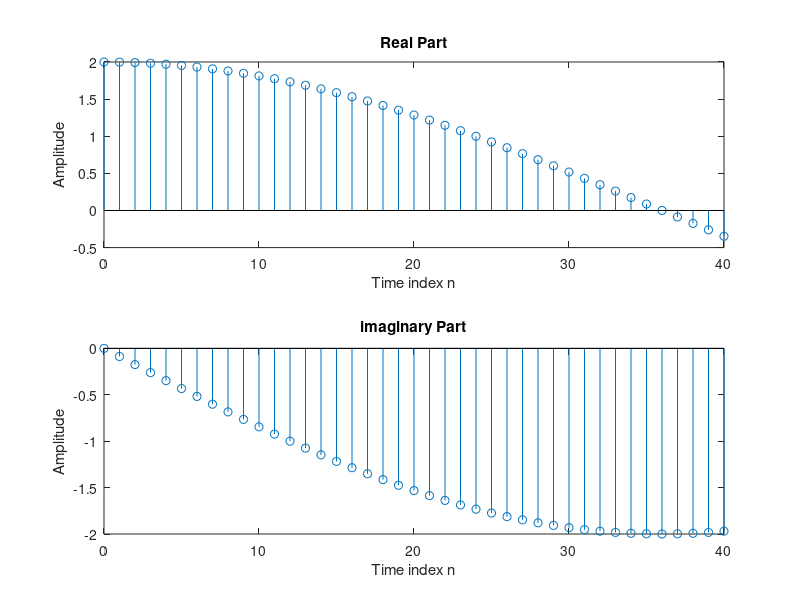

This chart was generated by the following MATLAB code:
c=-(1/12)*(pi/6)*i;
K=2;
n=0:40;
x=K*exp(c*n);
subplot(2,1,1);
stem(n,real(x));
xlabel('Time index n');
ylabel('Amplitude');
title('Real Part');
subplot(2,1,2);
stem(n,imag(x));
xlabel('Time index n');
ylabel('Amplitude');
title('imaginary Part');
